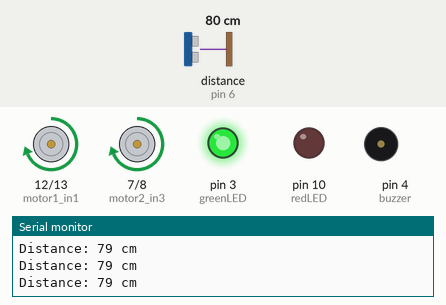
Bench run of a sketch on a simulated Arduino Uno, built with avr-gcc and run on an emulated ATmega328P. Shown: motor-driver pin pairs drawn as motors (green arrow = first pin HIGH = forward, orange = second pin HIGH = backward, longer = more drive, scaled by the enable pin), output pins drawn as LEDs (lit = HIGH), buzzer (waves = sounding), the last lines printed to the serial monitor. Wiring (inferred from the names in the program): ultrasonic range finder: trigger pin 5; echo pin 6. The inputs (shaded band) are chosen by the test bench; at power-on: distance to the obstacle (sensor on pin 6) 80 cm. The echo pulse lasts 58.3 µs per cm; pins used as bus, display or sensor lines are not drawn.

Above: at 1.2 s.
1.3 s: distance to the obstacle (sensor on pin 6) set to 18 cm
4.3 s: distance to the obstacle (sensor on pin 6) set to 15 cm
At 6.0 s:
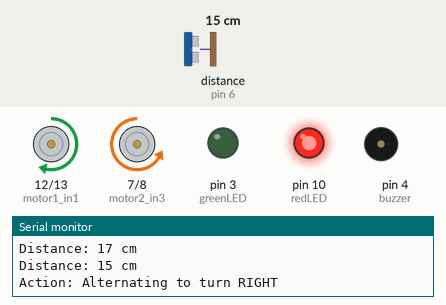
7.3 s: distance to the obstacle (sensor on pin 6) set to 120 cm
At 8.53 s:
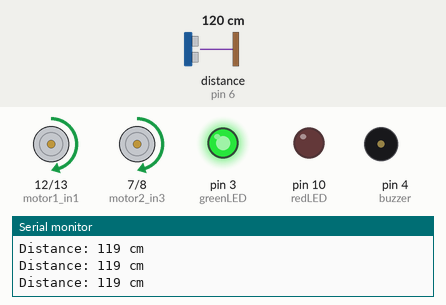
10.1 s: distance to the obstacle (sensor on pin 6) set to 2 cm
At 13.7 s:
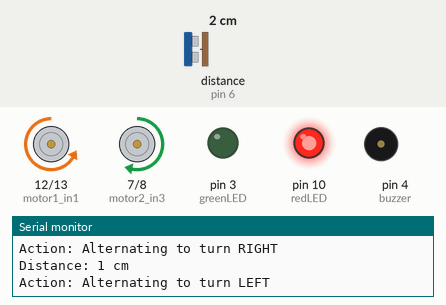
Timing chart, 0 to 14.1 s (numbered marks = the images above; inputs shaded):
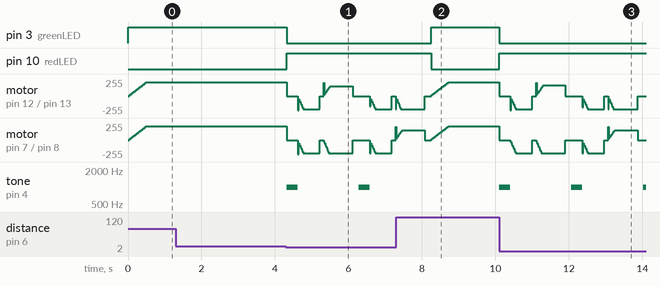

Measured:
- the behaviour switches between 17 and 16 cm on distance to the obstacle (sensor on pin 6) (found by bisection; images 0 and 1)
- after the input at 4.3 s, pin 3 (greenLED): HIGH → LOW at once; pin 10 (redLED): LOW → HIGH at once; tone on pin 4 (buzzer): alternates 1000 Hz for 0.30 s and silent for 1.7 s, starting at once
- after the input at 7.3 s, pin 3 (greenLED): LOW → HIGH after 0.95 s; pin 10 (redLED): HIGH → LOW after 0.95 s; tone on pin 4 (buzzer): stays silent (without the input it goes to 1000 Hz after 0.95 s)
- after the input at 10.1 s, pin 3 (greenLED): HIGH → LOW at once; pin 10 (redLED): LOW → HIGH at once

The sketch:

sensor1.ino
```cpp
// ================= MOTOR PINS (Your Configurations) =================
// Motor 1 (Left Wheel)
const int motor1_enable = 11;
const int motor1_in1    = 12;
const int motor1_in2    = 13;

// Motor 2 (Right Wheel)
const int motor2_enable = 9;
const int motor2_in3    = 7;
const int motor2_in4    = 8;

// ================= ULTRASONIC SENSOR =================
const int trigPin = 5;
const int echoPin = 6;

// ================= BUZZER =================
const int buzzer = 4;

// ================= LEDs =================
const int greenLED = 3;
const int redLED = 10;

// ================= TUNING VARIABLES =================
const int maxSpeed = 200;      // Set slightly lower than 255 for safer lab testing
const int accelStep = 15;      // Snappy acceleration
const int decelStep = 25;      // Fast braking on obstacles
const int updateInterval = 20; // Math loop refresh rate

int currentSpeedLeft = 0;
int currentSpeedRight = 0;
unsigned long lastUpdateTime = 0;

int targetLeft = 0;
int targetRight = 0;
int distance = 0;

// Memory variable: 0 means last turn was Left, 1 means last turn was Right
int lastTurnDirection = 0;

// ================= SETUP =================
void setup() {
  // Initialize motor controller pins
  pinMode(motor1_enable, OUTPUT);
  pinMode(motor1_in1, OUTPUT);
  pinMode(motor1_in2, OUTPUT);

  pinMode(motor2_enable, OUTPUT);
  pinMode(motor2_in3, OUTPUT);
  pinMode(motor2_in4, OUTPUT);

  // Sensor & Accessory Pins
  pinMode(trigPin, OUTPUT);
  pinMode(echoPin, INPUT);
  pinMode(buzzer, OUTPUT);
  pinMode(redLED, OUTPUT);
  pinMode(greenLED, OUTPUT);

  Serial.begin(9600);
  Serial.println("--- Autonomous Robot with Alternate Direction Memory ---");
}

// ================= ULTRASONIC SENSOR FUNCTION =================
int getDistance() {
  digitalWrite(trigPin, LOW);
  delayMicroseconds(2);
  digitalWrite(trigPin, HIGH);
  delayMicroseconds(10);
  digitalWrite(trigPin, LOW);

  long duration = pulseIn(echoPin, HIGH, 30000);

  // Fix: Return 400 if out of bounds or zero to prevent accidental buzzer triggers
  if (duration == 0) return 400;

  int calculatedDistance = duration * 0.0343 / 2;
  if (calculatedDistance <= 0) return 400;

  return calculatedDistance;
}

// ================= ACTION UTILITIES =================
void setTargetTargets(int left, int right) {
  targetLeft = left;
  targetRight = right;
}

void emergencyStop() {
  currentSpeedLeft = 0;
  currentSpeedRight = 0;
  targetLeft = 0;
  targetRight = 0;
  drive(0, 0);
}

void executeRamping() {
  unsigned long startWait = millis();
  while (millis() - startWait < 200) {
    if (millis() - lastUpdateTime >= updateInterval) {
      lastUpdateTime = millis();

      if (currentSpeedLeft < targetLeft) currentSpeedLeft += accelStep;
      else if (currentSpeedLeft > targetLeft) currentSpeedLeft -= decelStep;

      if (currentSpeedRight < targetRight) currentSpeedRight += accelStep;
      else if (currentSpeedRight > targetRight) currentSpeedRight -= decelStep;

      drive(currentSpeedLeft, currentSpeedRight);
    }
  }
}

// ================= MAIN PROGRAM LOOP =================
void loop() {
  distance = getDistance();
  Serial.print("Distance: ");
  Serial.print(distance);
  Serial.println(" cm");

  if (distance > 15) {
    // Path is clear -> Move Forward smoothly
    digitalWrite(redLED, LOW);
    digitalWrite(greenLED, HIGH);
    noTone(buzzer);

    setTargetTargets(maxSpeed, maxSpeed);

    if (millis() - lastUpdateTime >= updateInterval) {
      lastUpdateTime = millis();
      if (currentSpeedLeft < targetLeft) currentSpeedLeft += accelStep;
      if (currentSpeedRight < targetRight) currentSpeedRight += accelStep;
      drive(currentSpeedLeft, currentSpeedRight);
    }
  }
  else {
    // --- OBSTACLE EVASION ROUTINE ---
    emergencyStop(); // Instant Stop

    digitalWrite(redLED, HIGH);
    digitalWrite(greenLED, LOW);

    // Buzz clearly to signal obstacle detection
    tone(buzzer, 1000);
    delay(300);
    noTone(buzzer);

    // Back up slightly to give turning clearance
    setTargetTargets(-maxSpeed, -maxSpeed);
    executeRamping();
    delay(400);
    emergencyStop();
    delay(100);

    // Decide direction based on alternative memory tracking
    if (lastTurnDirection == 0) {
      // Last turn was Left (or first start), so this time turn RIGHT
      Serial.println("Action: Alternating to turn RIGHT");
      setTargetTargets(maxSpeed, -maxSpeed); // Pivot Right
      executeRamping();
      delay(600);

      lastTurnDirection = 1; // Update memory to reflect we just turned Right
    }
    else {
      // Last turn was Right, so this time turn LEFT
      Serial.println("Action: Alternating to turn LEFT");
      setTargetTargets(-maxSpeed, maxSpeed); // Pivot Left
      executeRamping();
      delay(600);

      lastTurnDirection = 0; // Update memory to reflect we just turned Left
    }

    emergencyStop();
    delay(150);
  }
  delay(10);
}

// ================= HARDWARE MOTOR DRIVER LAYER =================
void drive(int speed1, int speed2) {
  // Left Wheel (Motor 1)
  if (speed1 > 0) {
    digitalWrite(motor1_in1, HIGH);
    digitalWrite(motor1_in2, LOW);
    analogWrite(motor1_enable, speed1);
  } else if (speed1 < 0) {
    digitalWrite(motor1_in1, LOW);
    digitalWrite(motor1_in2, HIGH);
    analogWrite(motor1_enable, abs(speed1));
  } else {
    digitalWrite(motor1_in1, LOW);
    digitalWrite(motor1_in2, LOW);
    analogWrite(motor1_enable, 0);
  }

  // Right Wheel (Motor 2)
  if (speed2 > 0) {
    digitalWrite(motor2_in3, HIGH);
    digitalWrite(motor2_in4, LOW);
    analogWrite(motor2_enable, speed2);
  } else if (speed2 < 0) {
    digitalWrite(motor2_in3, LOW);
    digitalWrite(motor2_in4, HIGH);
    analogWrite(motor2_enable, abs(speed2));
  } else {
    digitalWrite(motor2_in3, LOW);
    digitalWrite(motor2_in4, LOW);
    analogWrite(motor2_enable, 0);
  }
}
```
